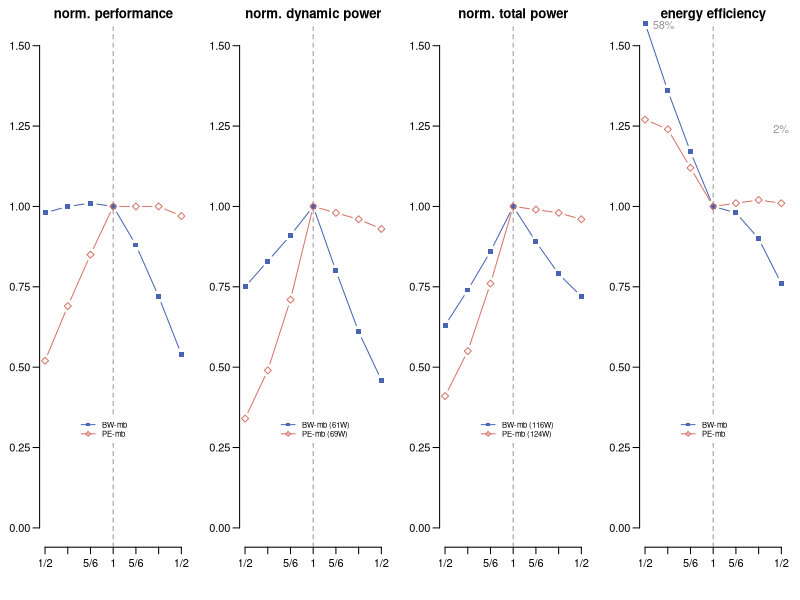
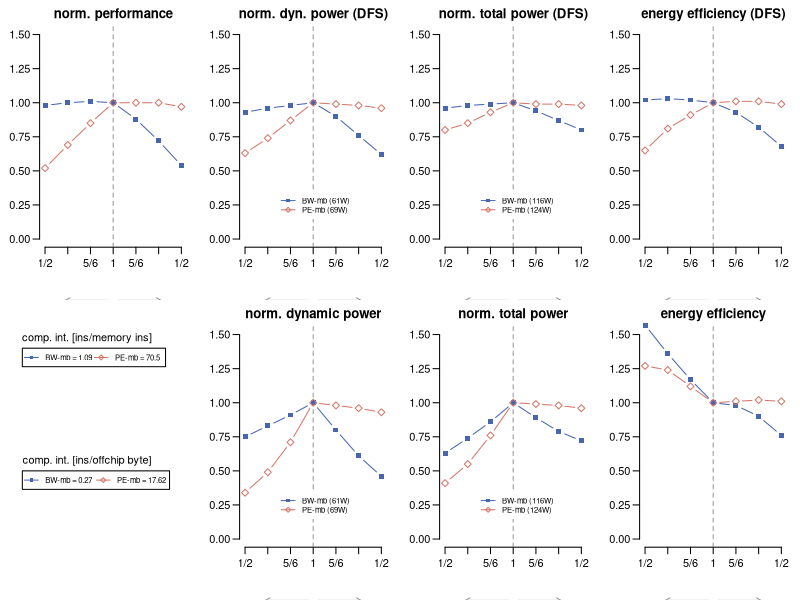
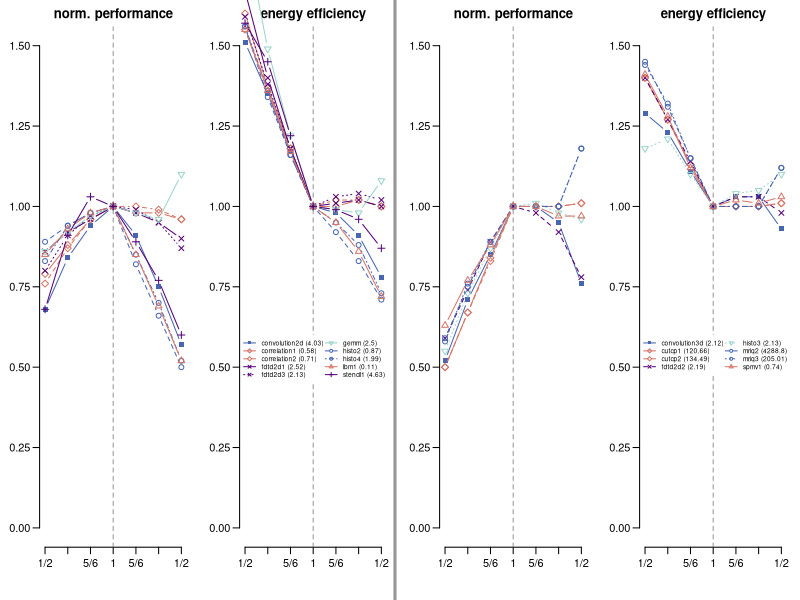
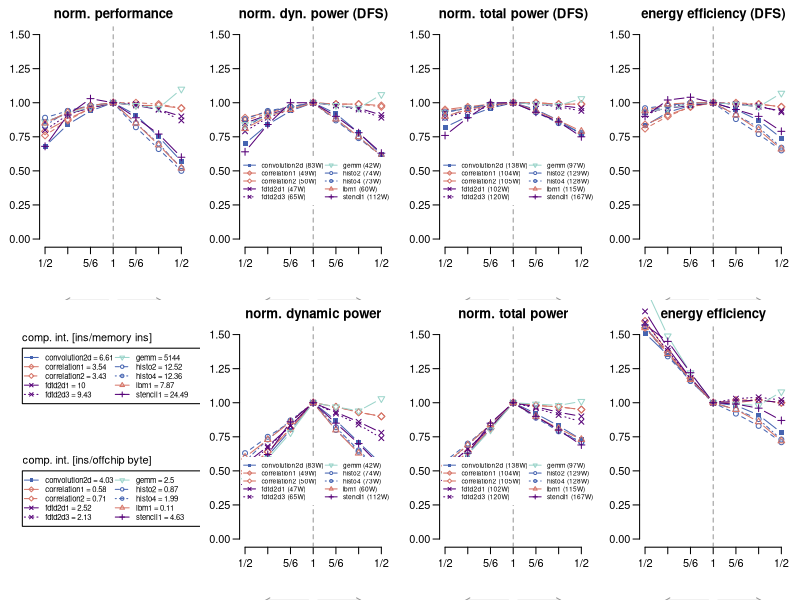
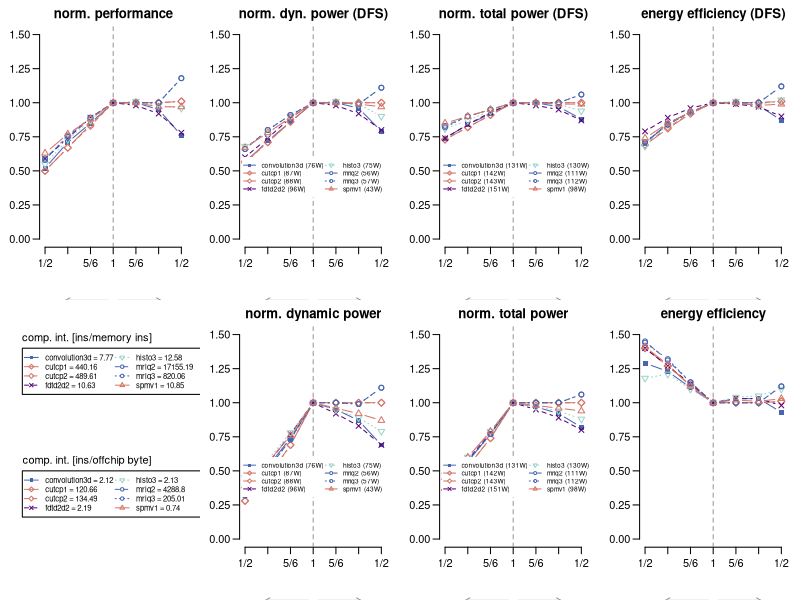

Write the R code that produced these figures, in order.
#!/usr/bin/Rscript

# R options
options("width"=220)

##################################
## Functions
##################################

# Functions to concatenate two strings
p <- function(a, b) { return(paste(a, b, sep="")) }
d <- function(a, b) { return(paste(a, b, sep="/")) }

##################################
## GPU parameters
##################################

# Set the default clocks (GTX470 rounded)
defaultcore = 1200
defaultmem = 900

# Set the roofline intersection point (in ops/byte)
roofline_point = 5

##################################
## Settings
##################################

# Exclude benchmarks from the results
bench_excludes = c(
	"atax","bicg","gesummv","mvt", # Because these run only 1 threadblock
	"sad","bfs", # Because the memory accesses are atomic
	"syrk" # Curious results: require further investigation
	)

# Exclude some kernels from the results
kernel_excludes = c(
	"histo5","histo6","histo7","histo8","spmv2","lbm2","stencil2", # Because these are identical to earlier ones
	"mriq1","histo1","correlation3" # Because these have a very low execution time
	)

# Select which benchmarks to go where
firstplot = c("gemm","histo2","histo4","lbm1","stencil1","syrk","convolution2d","correlation1","correlation2","fdtd2d1","fdtd2d3")
secondplot = c("cutcp1","cutcp2","mriq2","mriq3","convolution3d","spmv1","bfs","fdtd2d2","histo3")


# Set the colours
purplish = "#550077" # [ 85,  0,119] lumi=26
blueish  = "#4765b1" # [ 71,101,177] lumi=100
lgray    = "#969696" # [150,150,150] lumi=150
redish   = "#d67568" # [214,117,104] lumi=136
greenish = "#9bd4ca" # [155,212,202] lumi=199
colourset = rep(c(blueish, redish, purplish, greenish), 3)

# Set the graph visuals
pchs = c(15, 5, 4, 6, 1, 2, 3, 5, 7, 8, 9, 10, 11)
linetypes = c(1, 2, 3, 4, 5, 6, 7, 8)
min = 0.0
max = 1.5

# Set the labels
xlabels = c("1/2", "2/3", "5/6", "1", "5/6", "2/3", "1/2")
ylabels = c("", "", "", "")
titles =  c("norm. performance", "norm. dyn. power (DFS)", "norm. total power (DFS)", "energy efficiency (DFS)",
            ""                 , "norm. dynamic power",    "norm. total power",       "energy efficiency")

##################################
## First part of the script (read the database)
##################################

# Read the data from file
fulldb = read.csv("results/database.csv")
print(fulldb)

##################################
## Second part of the script (create the graph)
##################################

# Iterate over the different plots
for (config in 1:4) {

	# Configure for microbenchmarks only (consise - paper version)
	if (config == 1) {
		pdf("results/microbenchmarks.pdf", height=2, width=8.6)
		par(mfrow=c(1, 4))
		types = c(99)
		pids = c(1,6,7,8)
		legendpids = c(1,6,7,8)
		db = fulldb[fulldb$type==0,]
	}
	# Configure for microbenchmarks only (full details)
	if (config == 2) {
		pdf("results/microbenchmarks_full.pdf", height=4.5, width=9)
		par(mfrow=c(2, 4))
		types = c(99)
		pids = c(1,2,3,4,5,6,7,8)
		legendpids = c(2,3,6,7)
		db = fulldb[fulldb$type==0,]
	}
	# Configure for real benchmarks (consise - paper version)
	if (config == 3) {
		pdf("results/benchmarks.pdf", height=2, width=8.6)
		par(mfrow=c(1, 4))
		types = c(1,2)
		pids = c(1,8)
		legendpids = c(8)
		db = fulldb[fulldb$type==1,]
	}
	# Configure for real benchmarks (full details)
	if (config == 4) {
		pdf("results/benchmarks_full.pdf", height=4.5, width=9)
		par(mfrow=c(2, 4))
		types = c(1,2)
		pids = c(1,2,3,4,5,6,7,8)
		legendpids = c(2,3,6,7)
		db = fulldb[fulldb$type==1,]
	}
	par(oma=c(0, 0, 0, 0))
	par(mar=c(4, 3, 2, 1))
	par(mgp=c(3, 0.7, 0))

	# Loop over the 2 sets of plots (low versus high computational intensities)
	for (s in types) {
		dbs = db
		if (s==1) { legendposy = 0.6; legendposx = 0.86; legendcols = 2; legendsize = 0.6 }
		if (s==2) { legendposy = 0.6; legendposx = 0.86; legendcols = 2; legendsize = 0.6 }
		if (s==99) { legendcols = 1; legendposx = 2.5; legendposy = 0.35; legendsize = 0.7 }
		
		# Loop over the plots
		for (pid in pids) {
			
			# Don't plot the performance graph again, but instead plot the computational intensities
			if (pid == 5) {
				par(new=F)
				plot(seq(1:7), c(0, 0, 0, 0, 0, 0, 0), axes=F, xlab="", ylab="", "n", ylim=c(min, max))
				text(2.85, 1.47, labels="comp. int. [ins/memory ins]", xpd=T)
				text(2.85, 0.57, labels="comp. int. [ins/offchip byte]", xpd=T)
				legend(0, 1.4, legdata5, lwd=1, ncol=2, col=legdata2, pch=legdata3, lty=legdata4, cex=0.7, xpd=T)
				legend(0, 0.5, legdata6, lwd=1, ncol=2, col=legdata2, pch=legdata3, lty=legdata4, cex=0.7, xpd=T)
				par(new=T)
			}
			else {
				
				# Create an initial graph with axis but with no data
				par(new=F)
				plot(seq(1:7), c(0, 0, 0, 0, 0, 0, 0), main=titles[pid], xlab="", ylab="", ylim=c(min, max), axes=F, "n")
				axis(2, at=c(0, 0.25, 0.5, 0.75, 1, 1.25, 1.5), las=2)
				axis(1, at=seq(1:7), labels=xlabels, las=1)
				
				# Add the gray lines/text/arrows
				abline(v=4, col=lgray, lty=2)
				text(4, min-0.60, labels="core scaling", col=lgray, cex=1, xpd=T, pos=2)
				text(4, min-0.60, labels="memory scaling", col=lgray, cex=1, xpd=T, pos=4)
				arrows(3.8, min-0.45, 1.9, min-0.45, col=lgray, length=0.05, xpd=T)
				arrows(4.2, min-0.45, 6.1, min-0.45, col=lgray, length=0.05, xpd=T)
				par(new=T)

				# Prepare the double-loop
				n = 1
				legdata1 = c(); legdata2 = c(); legdata3 = c(); legdata4 = c(); legdata5 = c(); legdata6 = c()

				# Split the data by name and kernel ID
				for (name in unique(db$name)) {
					if (!(name %in% bench_excludes)) {
						plotted_something = FALSE
						dbn = dbs[dbs$name==name,]
						k = 1
						for (kID in unique(dbn$kID)) {
							dbnk = dbn[dbn$kID==kID,]
							default = dbnk[dbnk$core==defaultcore & dbnk$mem==defaultmem,]
							
							# Get the name + number
							if ( length(unique(dbn$kID)) > 1 ) {
								namestring = p(name, kID)
							} else {
								namestring = name
							}
							
							# Test to which of the two plots this one should go
							included = TRUE
							if (s==1 && namestring %in% secondplot) {
								included = FALSE
							}
							if (s==2 && namestring %in% firstplot) {
								included = FALSE
							}
							
							#  Test if this one is not excluded
							if (included && !(namestring %in% kernel_excludes)) {
							
								# Select the data
								if (pid == 1 || pid == 5) { dataset = dbnk$performance
								} else if (pid == 2)      { dataset = dbnk$normdynpowerDFS
								} else if (pid == 3)      { dataset = dbnk$normtotalpowerDFS
								} else if (pid == 4)      { dataset = dbnk$effDFS
								} else if (pid == 6)      { dataset = dbnk$normdynpowerDVFS
								} else if (pid == 7)      { dataset = dbnk$normtotalpowerDVFS
								} else if (pid == 8)      { dataset = dbnk$effDVFS }
								
								# Plot the data
								plot(seq(1:7), dataset, col=colourset[n], pch=pchs[n], lty=linetypes[k], lwd=1, ylim=c(min, max), axes=F, xlab="", ylab="", "b", xpd=T)
								par(new=T)
								
								# Store data for the legend
								if (pid %in% c(2,6)) {
									powerstring = p(p(" (", as.integer(default$dynpower)), "W)")
								} else if (pid %in% c(3,7)) {
									powerstring = p(p(" (", as.integer(default$totalpower)), "W)")
								} else if (config %in% c(1)) {
									powerstring = ""
								} else {
									powerstring = p(p(" (", default$int_bytes), ")")
								}
								intensity1string = p(p(" = ", default$int_ins), "")
								intensity2string = p(p(" = ", default$int_bytes), "")
								legdata1 = c(legdata1, p(namestring, powerstring))
								legdata2 = c(legdata2, colourset[n])
								legdata3 = c(legdata3, pchs[n])
								legdata4 = c(legdata4, linetypes[k])
								legdata5 = c(legdata5, p(namestring, intensity1string))
								legdata6 = c(legdata6, p(namestring, intensity2string))
								plotted_something = TRUE
							}
							# Next item
							k = k + 1
						}
						if (plotted_something) {
							n = n + 1
						}
					}
				}
				
				# Add a legend
				if (pid %in% legendpids) {
					legend(legendposx, legendposy, legdata1, lwd=1, ncol=legendcols, col=legdata2, pch=legdata3, lty=legdata4, cex=legendsize,
					       box.lwd=0, box.col ="white", bg="white", xpd=T)
				}

				# Add an extra line
				if (config == 3 && s==1 && pid==8) {
					abline(v=7.6, col=lgray, lty=1, lwd=3, xpd=T)
				}
				
				# Add circles for the microbenchmarks
				if (config == 1 && pid == 8) {
					text(1.05, 1.56, labels="58%", col=lgray, cex=1, xpd=T, pos=4)
					text(7, 1.27, labels="2%", col=lgray, cex=1, xpd=T, pos=1)
				}
			}
		}
	}
}

##################################